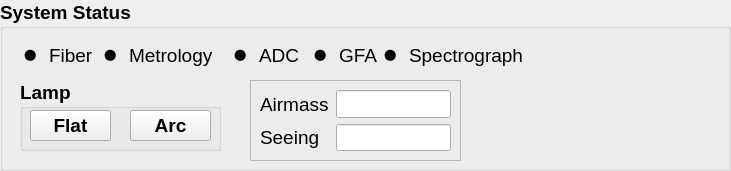
     <widget class="QGroupBox" name="group_status_2">
      <property name="geometry">
       <rect>
        <x>660</x>
        <y>0</y>
        <width>731</width>
        <height>171</height>
       </rect>
      </property>
      <property name="font">
       <font>
        <family>Arial</family>
        <pointsize>14</pointsize>
        <weight>75</weight>
        <bold>true</bold>
        <strikeout>false</strikeout>
       </font>
      </property>
      <property name="title">
       <string>System Status</string>
      </property>
      <widget class="QGroupBox" name="group_lamp_2">
       <property name="geometry">
        <rect>
         <x>20</x>
         <y>80</y>
         <width>201</width>
         <height>71</height>
        </rect>
       </property>
       <property name="font">
        <font>
         <family>Arial</family>
         <pointsize>14</pointsize>
         <weight>75</weight>
         <bold>true</bold>
         <strikeout>false</strikeout>
        </font>
       </property>
       <property name="title">
        <string>Lamp</string>
       </property>
       <widget class="QToolButton" name="toolButton_flat_2">
        <property name="enabled">
         <bool>true</bool>
        </property>
        <property name="geometry">
         <rect>
          <x>10</x>
          <y>30</y>
          <width>81</width>
          <height>31</height>
         </rect>
        </property>
        <property name="focusPolicy">
         <enum>Qt::TabFocus</enum>
        </property>
        <property name="contextMenuPolicy">
         <enum>Qt::DefaultContextMenu</enum>
        </property>
        <property name="acceptDrops">
         <bool>false</bool>
        </property>
        <property name="autoFillBackground">
         <bool>false</bool>
        </property>
        <property name="inputMethodHints">
         <set>Qt::ImhNone</set>
        </property>
        <property name="text">
         <string>Flat</string>
        </property>
        <property name="checkable">
         <bool>false</bool>
        </property>
        <property name="checked">
         <bool>false</bool>
        </property>
        <property name="autoRepeat">
         <bool>true</bool>
        </property>
        <property name="toolButtonStyle">
         <enum>Qt::ToolButtonIconOnly</enum>
        </property>
        <property name="autoRaise">
         <bool>false</bool>
        </property>
        <property name="arrowType">
         <enum>Qt::NoArrow</enum>
        </property>
       </widget>
       <widget class="QToolButton" name="toolButton_arc_2">
        <property name="enabled">
         <bool>true</bool>
        </property>
        <property name="geometry">
         <rect>
          <x>110</x>
          <y>30</y>
          <width>81</width>
          <height>31</height>
         </rect>
        </property>
        <property name="focusPolicy">
         <enum>Qt::TabFocus</enum>
        </property>
        <property name="autoFillBackground">
         <bool>false</bool>
        </property>
        <property name="inputMethodHints">
         <set>Qt::ImhNone</set>
        </property>
        <property name="text">
         <string>Arc</string>
        </property>
        <property name="checkable">
         <bool>false</bool>
        </property>
        <property name="checked">
         <bool>false</bool>
        </property>
        <property name="autoRaise">
         <bool>false</bool>
        </property>
       </widget>
      </widget>
      <widget class="QWidget" name="layoutWidget_153">
       <property name="geometry">
        <rect>
         <x>310</x>
         <y>40</y>
         <width>67</width>
         <height>31</height>
        </rect>
       </property>
       <layout class="QHBoxLayout" name="horizontalLayout_gfa_2">
        <item>
         <widget class="QLabel" name="ok_status_gfa_2">
          <property name="font">
           <font>
            <family>Arial</family>
            <pointsize>18</pointsize>
            <weight>50</weight>
            <bold>false</bold>
            <strikeout>false</strikeout>
           </font>
          </property>
          <property name="text">
           <string>⚫</string>
          </property>
         </widget>
        </item>
        <item>
         <widget class="QLabel" name="label_status_gfa_2">
          <property name="font">
           <font>
            <family>Arial</family>
            <pointsize>14</pointsize>
            <weight>50</weight>
            <bold>false</bold>
            <strikeout>false</strikeout>
           </font>
          </property>
          <property name="text">
           <string>GFA</string>
          </property>
         </widget>
        </item>
       </layout>
      </widget>
      <widget class="QWidget" name="layoutWidget_154">
       <property name="geometry">
        <rect>
         <x>380</x>
         <y>40</y>
         <width>143</width>
         <height>31</height>
        </rect>
       </property>
       <layout class="QHBoxLayout" name="horizontalLayout_spectrograph_2">
        <item>
         <widget class="QLabel" name="ok_status_spectrograph_2">
          <property name="font">
           <font>
            <family>Arial</family>
            <pointsize>18</pointsize>
            <weight>50</weight>
            <bold>false</bold>
            <strikeout>false</strikeout>
           </font>
          </property>
          <property name="text">
           <string>⚫</string>
          </property>
         </widget>
        </item>
        <item>
         <widget class="QLabel" name="label_status_spectrograph_2">
          <property name="font">
           <font>
            <family>Arial</family>
            <pointsize>14</pointsize>
            <weight>50</weight>
            <bold>false</bold>
            <strikeout>false</strikeout>
           </font>
          </property>
          <property name="text">
           <string>Spectrograph</string>
          </property>
         </widget>
        </item>
       </layout>
      </widget>
      <widget class="QWidget" name="layoutWidget_2">
       <property name="geometry">
        <rect>
         <x>20</x>
         <y>40</y>
         <width>74</width>
         <height>31</height>
        </rect>
       </property>
       <layout class="QHBoxLayout" name="horizontalLayout_status_fiber_2">
        <item>
         <widget class="QLabel" name="ok_status_fiber_2">
          <property name="font">
           <font>
            <family>Arial</family>
            <pointsize>18</pointsize>
            <weight>50</weight>
            <bold>false</bold>
            <strikeout>false</strikeout>
           </font>
          </property>
          <property name="text">
           <string>⚫</string>
          </property>
         </widget>
        </item>
        <item>
         <widget class="QLabel" name="label_status_fiber_2">
          <property name="font">
           <font>
            <family>Arial</family>
            <pointsize>14</pointsize>
            <weight>50</weight>
            <bold>false</bold>
            <strikeout>false</strikeout>
           </font>
          </property>
          <property name="text">
           <string>Fiber</string>
          </property>
         </widget>
        </item>
       </layout>
      </widget>
      <widget class="QWidget" name="layoutWidget_3">
       <property name="geometry">
        <rect>
         <x>100</x>
         <y>40</y>
         <width>113</width>
         <height>31</height>
        </rect>
       </property>
       <layout class="QHBoxLayout" name="horizontalLayout_metrology_2">
        <item>
         <widget class="QLabel" name="ok_status_metrology_2">
          <property name="font">
           <font>
            <family>Arial</family>
            <pointsize>18</pointsize>
            <weight>50</weight>
            <bold>false</bold>
            <strikeout>false</strikeout>
           </font>
          </property>
          <property name="text">
           <string>⚫</string>
          </property>
         </widget>
        </item>
        <item>
         <widget class="QLabel" name="label_status_metrology_2">
          <property name="font">
           <font>
            <family>Arial</family>
            <pointsize>14</pointsize>
            <weight>50</weight>
            <bold>false</bold>
            <strikeout>false</strikeout>
           </font>
          </property>
          <property name="text">
           <string>Metrology</string>
          </property>
         </widget>
        </item>
       </layout>
      </widget>
      <widget class="QWidget" name="layoutWidget_4">
       <property name="geometry">
        <rect>
         <x>230</x>
         <y>40</y>
         <width>70</width>
         <height>31</height>
        </rect>
       </property>
       <layout class="QHBoxLayout" name="horizontalLayout_adc_2">
        <item>
         <widget class="QLabel" name="ok_status_adc_2">
          <property name="font">
           <font>
            <family>Arial</family>
            <pointsize>18</pointsize>
            <weight>50</weight>
            <bold>false</bold>
            <strikeout>false</strikeout>
           </font>
          </property>
          <property name="text">
           <string>⚫</string>
          </property>
         </widget>
        </item>
        <item>
         <widget class="QLabel" name="label_status_adc_2">
          <property name="font">
           <font>
            <family>Arial</family>
            <pointsize>14</pointsize>
            <weight>50</weight>
            <bold>false</bold>
            <strikeout>false</strikeout>
           </font>
          </property>
          <property name="text">
           <string>ADC</string>
          </property>
         </widget>
        </item>
       </layout>
      </widget>
      <widget class="QLabel" name="label_logo_2">
       <property name="geometry">
        <rect>
         <x>530</x>
         <y>30</y>
         <width>181</width>
         <height>61</height>
        </rect>
       </property>
       <property name="toolTip">
        <string>&lt;html&gt;&lt;head/&gt;&lt;body&gt;&lt;p&gt;Korea Multi-object Spectrograph&lt;/p&gt;&lt;/body&gt;&lt;/html&gt;</string>
       </property>
       <property name="text">
        <string/>
       </property>
       <property name="pixmap">
        <pixmap>kspec_logo_small.png</pixmap>
       </property>
       <property name="scaledContents">
        <bool>true</bool>
       </property>
      </widget>
      <widget class="QFrame" name="Monitor_2">
       <property name="geometry">
        <rect>
         <x>250</x>
         <y>80</y>
         <width>211</width>
         <height>81</height>
        </rect>
       </property>
       <property name="frameShape">
        <enum>QFrame::StyledPanel</enum>
       </property>
       <property name="frameShadow">
        <enum>QFrame::Raised</enum>
       </property>
       <layout class="QGridLayout" name="gridLayout_2">
        <item row="0" column="0">
         <widget class="QLabel" name="label_airmass_4">
          <property name="font">
           <font>
            <family>Arial</family>
            <pointsize>14</pointsize>
            <weight>50</weight>
            <bold>false</bold>
            <strikeout>false</strikeout>
           </font>
          </property>
          <property name="text">
           <string>Airmass</string>
          </property>
         </widget>
        </item>
        <item row="0" column="1">
         <widget class="QLineEdit" name="Airmass_2">
          <property name="font">
           <font>
            <family>Arial</family>
            <pointsize>14</pointsize>
            <weight>50</weight>
            <bold>false</bold>
            <strikeout>false</strikeout>
           </font>
          </property>
         </widget>
        </item>
        <item row="1" column="0">
         <widget class="QLabel" name="label_seeing_4">
          <property name="font">
           <font>
            <family>Arial</family>
            <pointsize>14</pointsize>
            <weight>50</weight>
            <bold>false</bold>
            <strikeout>false</strikeout>
           </font>
          </property>
          <property name="text">
           <string>Seeing  </string>
          </property>
         </widget>
        </item>
        <item row="1" column="1">
         <widget class="QLineEdit" name="Seeing_2">
          <property name="font">
           <font>
            <family>Arial</family>
            <pointsize>14</pointsize>
            <weight>50</weight>
            <bold>false</bold>
            <strikeout>false</strikeout>
           </font>
          </property>
         </widget>
        </item>
       </layout>
      </widget>
     </widget>
